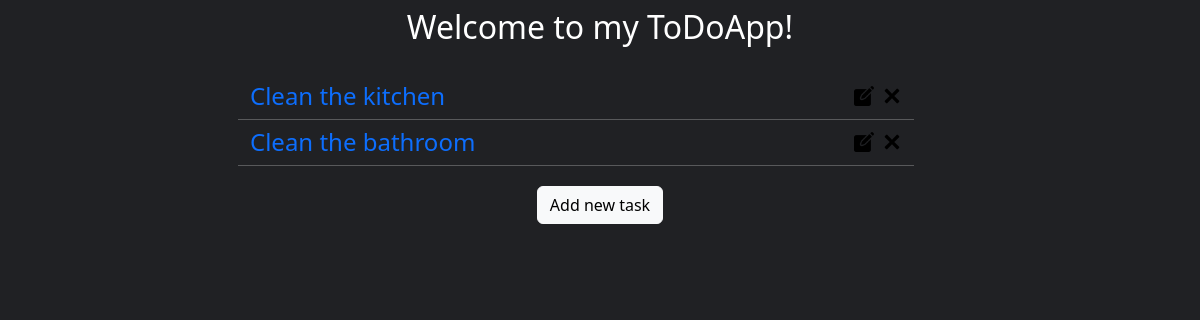
The app's page /tasks, older data.
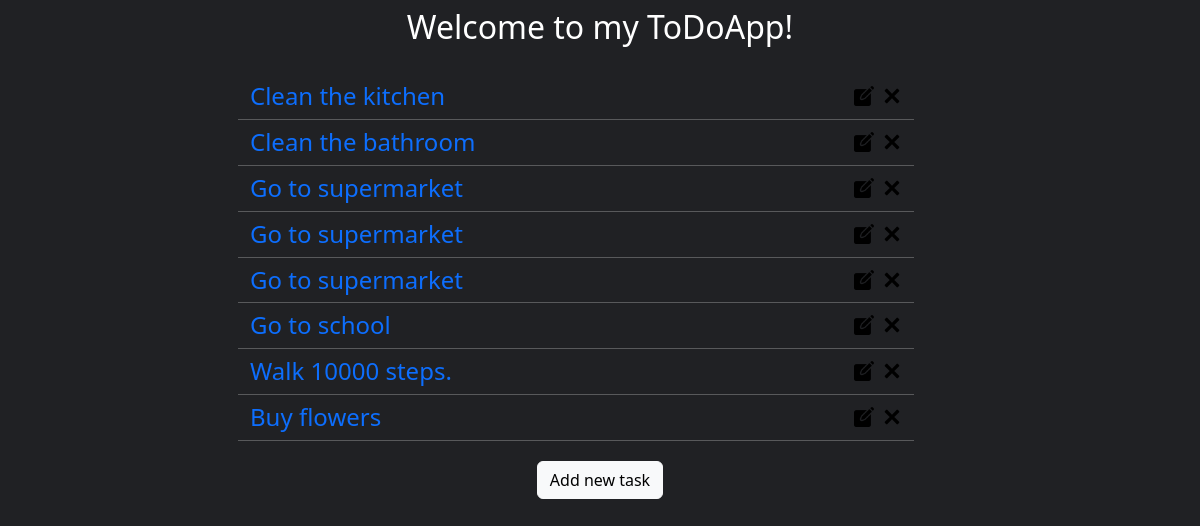
The same page, newer data.
### toDoIt/models.py (models this page shows, shortened)
class Task(models.Model):
    title = models.CharField(max_length=100)
    description = models.TextField(max_length=500)
    active = models.BooleanField(default=True)
    class Meta:
        verbose_name = ("Task")
        verbose_name_plural = ("Tasks")

### toDoIt/views.py (the view)
# urls.py: path('tasks', views.index, name='tasks'),
def index(request):
    tasks = Task.objects.all()
    return render(request, "toDoIt/index.html", {'tasks':tasks})

### toDoIt/templates/toDoIt/index.html
{% extends 'base.html' %}
{% load static %}
{% block css %}
<link rel="stylesheet" href="{% static 'toDoIt/index.css' %}">
{% endblock css %}
{% block content %}
<div class="row mt-2">
    <div class="d-flex justify-content-center">
        <h2>Welcome to my ToDoApp!</h2>
    </div>
    <div class="row mt-4">
        <div class="d-flex justify-content-center">
            <div class="row row-width m-0">
                {% for task in tasks %}
                <div class="row">
                    <div class="col">
                            <a href="{% url 'task-detail' task.pk %}"><h4 class="py-1 m-0">{{task.title}}</h4></a>
                    </div>
                    <div class="col">
                        <div class="d-flex justify-content-end">
                            <a href="{% url 'task-update' task.pk %}"><img src="static/edit.png" alt="Edit icon" class="mt-2 me-2 icon"></a>
                            <a href="{% url 'task-delete' task.pk %}"><img src="static/close.svg" alt="Close icon" class="mt-2 icon"></a>
                        </div>
                    </div>
                    <hr class="my-1">
                </div>
                {% endfor %}
            </div>
        </div>
    </div>
</div>
<div class="d-flex justify-content-center mt-3">
    <a class="btn btn-light" href="{% url 'task-create' %}">Add new task</a>
</div>
{% endblock content %}

### templates/base.html (shortened to what this page needs)
{% load static %}
<!DOCTYPE html>
<html lang="en">
<head>
    <link rel="stylesheet" href="{% static 'styles.css' %}" />
    {% block css %}{% endblock css %}
    {% load bootstrap5 %}
    {% bootstrap_css %}
</head>
<body style="background-color: #202124;">
    <div class="container">
        {% block content %}
        {% endblock content %}
    </div>
</body>
</html>

### static/styles.css (style rules this page uses)
* { color: white; font-weight: 400; }

### toDoIt/static/toDoIt/index.css (style rules this page uses)
.row-width { width: 700px; }
img { width: 20px; height: 20px; }
a:-webkit-any-link { text-decoration: none; }

Row changes from the older to the newer data that the page shows:
added Task: title "Go to supermarket"
added Task: title "Go to supermarket"
added Task: title "Go to supermarket"
added Task: title "Go to school"
added Task: title "Walk 10000 steps."
added Task: title "Buy flowers"
